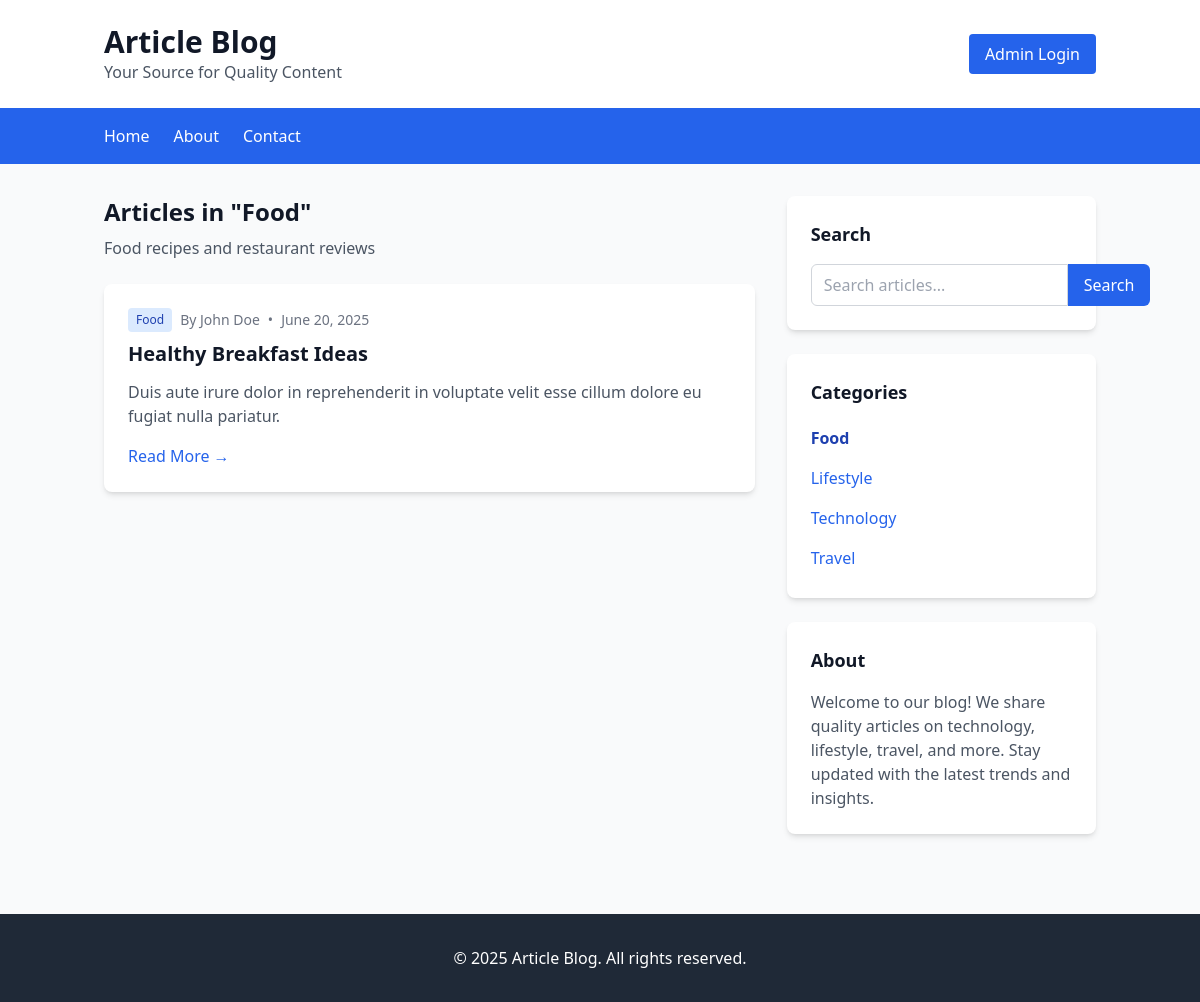
The page /category.php?id=4 on the database its author committed.
### tables this page shows
CREATE TABLE `categories` (
  `id` INTEGER PRIMARY KEY AUTO_INCREMENT,
  `name` VARCHAR(100) UNIQUE NOT NULL,
  `description` TEXT,
  `created_at` TIMESTAMP DEFAULT CURRENT_TIMESTAMP
);

CREATE TABLE `articles` (
  `id` INTEGER PRIMARY KEY AUTO_INCREMENT,
  `title` VARCHAR(200) NOT NULL,
  `slug` VARCHAR(200) UNIQUE NOT NULL,
  `content` TEXT NOT NULL,
  `image_url` VARCHAR(255),
  `created_at` TIMESTAMP DEFAULT CURRENT_TIMESTAMP,
  `updated_at` TIMESTAMP NULL ON UPDATE CURRENT_TIMESTAMP,
  `category_id` INTEGER NOT NULL,
  `author_id` INTEGER NOT NULL,
  `published` BOOLEAN DEFAULT FALSE,
  FOREIGN KEY (`category_id`) REFERENCES `categories` (`id`),
  FOREIGN KEY (`author_id`) REFERENCES `users` (`id`)
);

CREATE TABLE `users` (
  `id` INTEGER PRIMARY KEY AUTO_INCREMENT,
  `username` VARCHAR(50) UNIQUE NOT NULL,
  `password` VARCHAR(255) NOT NULL,
  `name` VARCHAR(100),
  `role` ENUM('admin', 'author') DEFAULT 'author',
  `created_at` TIMESTAMP DEFAULT CURRENT_TIMESTAMP
);

### config.php (called while the page is built, shortened)
<?php
function truncateText($text, $limit = 150)
{
    return $text;
}
function formatDate($date)
{
    return date('F j, Y', strtotime($date));
}

### category.php (the view, shortened to what this page needs)
<?php
require_once 'config.php';
$categoryId = $_GET['id'] ?? '';
$db = new Database();
$pdo = $db->getConnection();
$stmt = $pdo->prepare("SELECT * FROM categories WHERE id = ?");
$stmt->execute([$categoryId]);
$category = $stmt->fetch(PDO::FETCH_ASSOC);
$stmt = $pdo->prepare("
    SELECT a.*, c.name as category_name, u.name as author_name
    FROM articles a
    LEFT JOIN categories c ON a.category_id = c.id
    LEFT JOIN users u ON a.author_id = u.id
    WHERE a.category_id = ? AND a.published = 1
    ORDER BY a.created_at DESC
");
$stmt->execute([$categoryId]);
$articles = $stmt->fetchAll(PDO::FETCH_ASSOC);
$stmt = $pdo->prepare("SELECT * FROM categories ORDER BY name");
$stmt->execute();
$categories = $stmt->fetchAll(PDO::FETCH_ASSOC);
?>
<!DOCTYPE html>
<html lang="en">
<head>
    <script src="https://cdn.tailwindcss.com"></script>
</head>
<body class="bg-gray-50">
    <header class="bg-white shadow-md">
        <div class="container mx-auto px-4 py-6">
            <div class="flex justify-between items-center">
                <div>
                    <h1 class="text-3xl font-bold text-gray-900">Article Blog</h1>
                    <p class="text-gray-600">Your Source for Quality Content</p>
                </div>
                <a href="login.php" class="bg-blue-600 text-white px-4 py-2 rounded hover:bg-blue-700">
                    Admin Login
                </a>
            </div>
        </div>
    </header>
    <nav class="bg-blue-600 text-white">
        <div class="container mx-auto px-4">
            <ul class="flex space-x-6 py-4">
                <li><a href="index.php" class="hover:text-blue-200 font-medium">Home</a></li>
                <li><a href="#" class="hover:text-blue-200">About</a></li>
                <li><a href="#" class="hover:text-blue-200">Contact</a></li>
            </ul>
        </div>
    </nav>
    <div class="container mx-auto px-4 py-8">
        <div class="grid grid-cols-1 lg:grid-cols-3 gap-8">
            <div class="lg:col-span-2">
                <div class="mb-6">
                    <h2 class="text-2xl font-bold text-gray-900 mb-2">
                        Articles in "<?php echo htmlspecialchars($category['name']); ?>"
                    </h2>
                    <?php if ($category['description']): ?>
                        <p class="text-gray-600"><?php echo htmlspecialchars($category['description']); ?></p>
                    <?php endif; ?>
                </div>
                <?php if (empty($articles)): ?>
                    <div class="bg-white rounded-lg shadow-md p-6 text-center">
                        <p class="text-gray-500">No articles found in this category.</p>
                        <a href="index.php" class="text-blue-600 hover:text-blue-800 mt-2 inline-block">
                            ← Back to all articles
                        </a>
                    </div>
                <?php else: ?>
                    <div class="space-y-6"> <?php foreach ($articles as $article): ?>
                            <article class="bg-white rounded-lg shadow-md overflow-hidden">
                                <div class="p-6">
                                    <div class="flex items-center text-sm text-gray-500 mb-2">
                                        <span class="bg-blue-100 text-blue-800 px-2 py-1 rounded text-xs mr-2">
                                            <?php echo htmlspecialchars($article['category_name']); ?>
                                        </span>
                                        <span>By <?php echo htmlspecialchars($article['author_name']); ?></span>
                                        <span class="mx-2">•</span>
                                        <span><?php echo formatDate($article['created_at']); ?></span>
                                    </div>
                                    <h3 class="text-xl font-semibold text-gray-900 mb-3">
                                        <a href="article.php?slug=<?php echo htmlspecialchars($article['slug']); ?>"
                                            class="hover:text-blue-600">
                                            <?php echo htmlspecialchars($article['title']); ?>
                                        </a>
                                    </h3>
                                    <p class="text-gray-600 mb-4">
                                        <?php echo truncateText(strip_tags($article['content'])); ?>
                                    </p>
                                    <a href="article.php?slug=<?php echo htmlspecialchars($article['slug']); ?>"
                                        class="text-blue-600 hover:text-blue-800 font-medium">
                                        Read More →
                                    </a>
                                </div>
                            </article>
                        <?php endforeach; ?>
                    </div>
                <?php endif; ?>
            </div>
            <div class="space-y-6">
                <div class="bg-white rounded-lg shadow-md p-6">
                    <h3 class="text-lg font-semibold text-gray-900 mb-4">Search</h3>
                    <form method="GET" action="index.php">
                        <div class="flex">
                            <input type="text" name="search" placeholder="Search articles..."
                                class="flex-1 px-3 py-2 border border-gray-300 rounded-l-md focus:outline-none focus:ring-blue-500 focus:border-blue-500">
                            <button type="submit"
                                class="bg-blue-600 text-white px-4 py-2 rounded-r-md hover:bg-blue-700">
                                Search
                            </button>
                        </div>
                    </form>
                </div>
                <div class="bg-white rounded-lg shadow-md p-6">
                    <h3 class="text-lg font-semibold text-gray-900 mb-4">Categories</h3>
                    <ul class="space-y-2">
                        <?php foreach ($categories as $cat): ?>
                            <li>
                                <a href="category.php?id=<?php echo $cat['id']; ?>"
                                    class="<?php echo $cat['id'] == $categoryId ? 'font-semibold text-blue-800' : 'text-blue-600 hover:text-blue-800'; ?> block py-1">
                                    <?php echo htmlspecialchars($cat['name']); ?>
                                </a>
                            </li>
                        <?php endforeach; ?>
                    </ul>
                </div>
                <div class="bg-white rounded-lg shadow-md p-6">
                    <h3 class="text-lg font-semibold text-gray-900 mb-4">About</h3>
                    <p class="text-gray-600">
                        Welcome to our blog! We share quality articles on technology, lifestyle, travel, and more.
                        Stay updated with the latest trends and insights.
                    </p>
                </div>
            </div>
        </div>
    </div>
    <footer class="bg-gray-800 text-white py-8 mt-12">
        <div class="container mx-auto px-4 text-center">
            <p>&copy; 2025 Article Blog. All rights reserved.</p>
        </div>
    </footer>
</body>
</html>

### rows shown on the page
categories: name "Food", description "Food recipes and restaurant reviews"
articles: category.name "Food", author.name "John Doe", created_at "June 20, 2025", title "Healthy Breakfast Ideas", content "Duis aute irure dolor in reprehenderit in voluptate velit esse cillum dolore eu fugiat nulla pariatur."
categories: name "Lifestyle"
categories: name "Technology"
categories: name "Travel"
